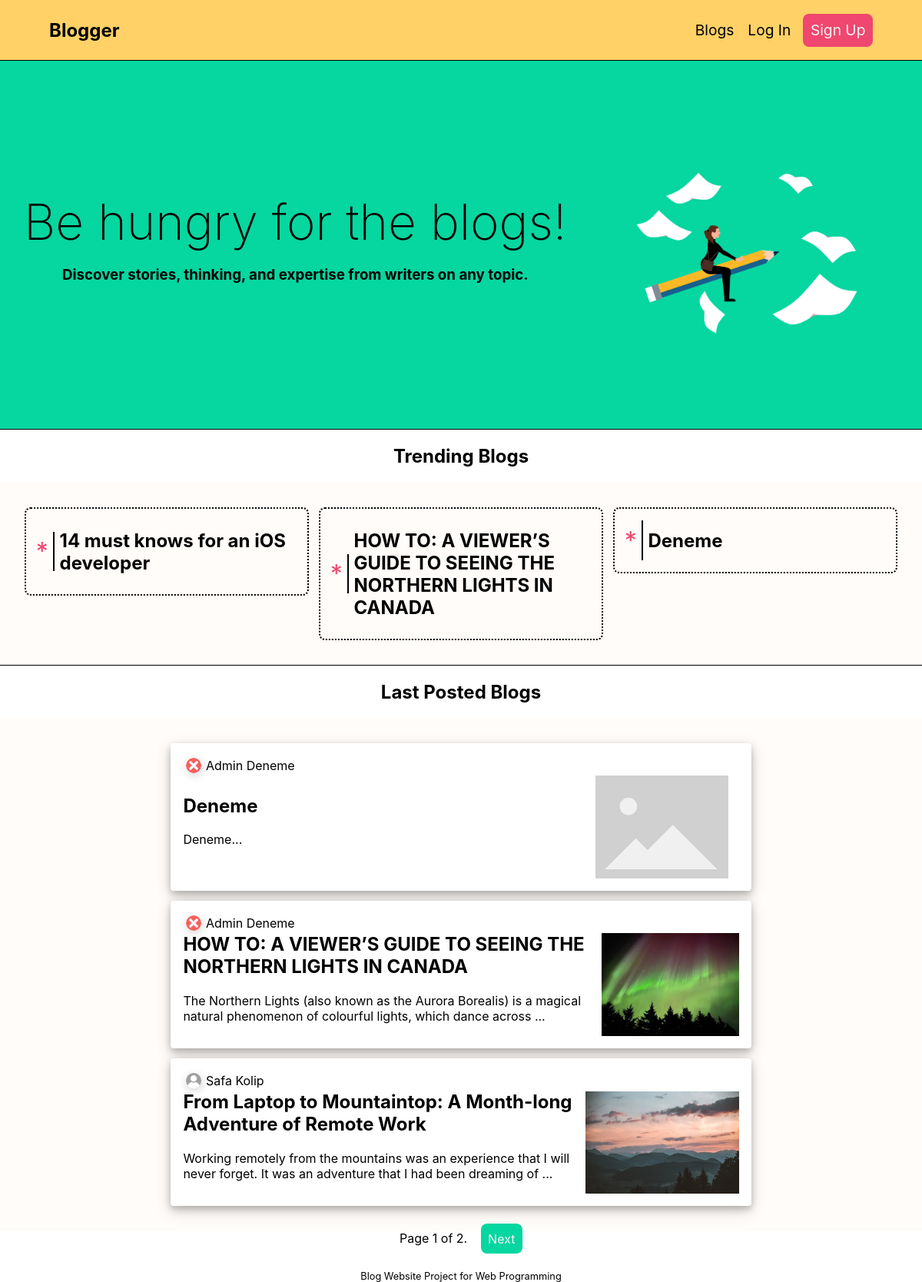
The app's page /, older data.
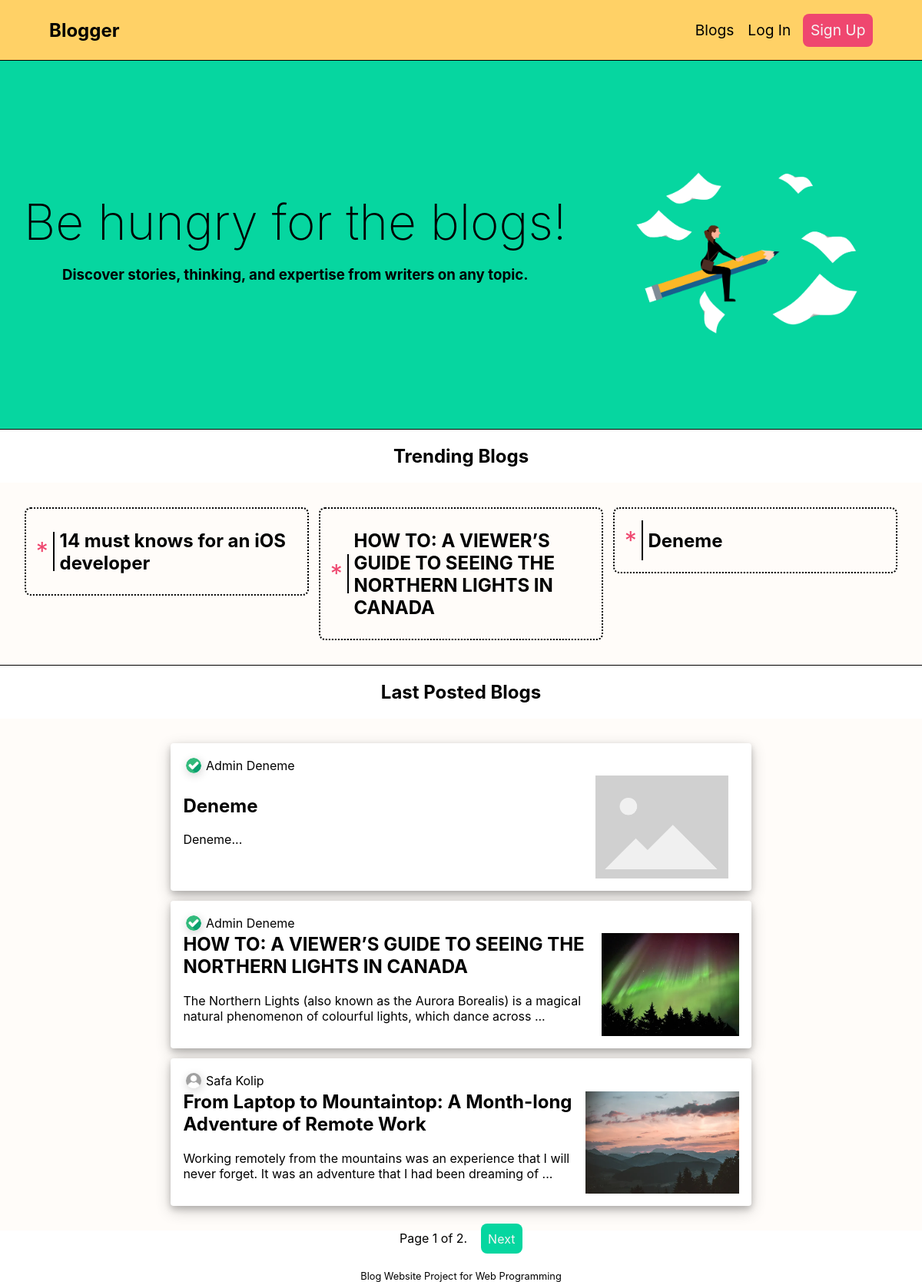
The same page, newer data.
### blog/models.py (models this page shows, shortened)
class Post(models.Model):
    class Status(models.TextChoices):
        DRAFT = 'DF', 'Draft'
        PUBLISHED = 'PB', 'Published'
    title = models.CharField(max_length=250)
    photo = models.ImageField(upload_to='blog_photos/%Y/%m/%d/',
                              blank=True)
    slug = models.SlugField(max_length=250,null=True,unique=True)
    author = models.ForeignKey(User,
                               on_delete=models.CASCADE,
                               blank=False
                               )
    body = models.TextField()
    publish = models.DateTimeField(default=timezone.now)
    created = models.DateTimeField(auto_now_add=True)
    updated = models.DateTimeField(auto_now=True)
    status = models.CharField(
        max_length=2, choices=Status.choices, default=Status.DRAFT)
    likes = models.ManyToManyField(User, blank=True, related_name="blog_posts")
    class Meta:
        ordering = ['-publish']
        indexes = [
            models.Index(fields=['-publish']),
        ]
    def get_absolute_url(self):
        return reverse("post_detail", kwargs={"slug": self.slug})

### user/models.py (models this page shows, shortened)
class Profile(models.Model):
    user = models.OneToOneField(settings.AUTH_USER_MODEL,
                                on_delete=models.CASCADE)
    about_me = models.CharField(max_length=256,default='Hi, I am using Blogger.')
    date_of_birth = models.DateField(blank=True, null=True)
    photo = models.ImageField(upload_to='users/%Y/%m/%d/',
                              blank=True)

### blog/views.py (the view)
# urls.py: path('', views.main, name='main'),
def main(request):
    trendingPosts = Post.objects.values('title', 'slug').annotate(
        likecount=Count('likes')).order_by('-likecount')[:3]
    posts = Post.objects.filter(status='PB')
    template = loader.get_template('main.html')
    page_num = request.GET.get('page', 1)
    paginator = Paginator(posts , 3)
    try:
        page_obj = paginator.page(page_num)
    except PageNotAnInteger:
        page_obj = paginator.page(1)
    except EmptyPage:
        page_obj = paginator.page(paginator.num_pages)
    context = {
        'page_obj': page_obj,
        'trendingPosts': trendingPosts,
    }
    return HttpResponse(template.render(context, request))

### blog/templates/main.html (shortened to what this page needs)
{% extends 'master.html' %} {% load static %} {% block head %}
<link rel="stylesheet" href="{% static 'main.css' %}" />
<link rel="stylesheet" href="{% static 'blog_box.css' %}" />
{% endblock %} {% block content %}
<section class="border-bt" id="hero">
  <div>
    <h2>Be hungry for the blogs!</h2>
    <h3>
      Discover stories, thinking, and expertise from writers on any topic.
    </h3>
  </div>
  <div style="position: relative">
    <img src="{% static 'home_img.png' %}" alt="" />
  </div>
</section>
<h2 style="text-align: center">Trending Blogs</h2>
<section class="border-bt" id="trendings">
    {% for x in trendingPosts %}
      <a href="blog/{{ x.slug }}">
        <div>
          <span>*</span>
          <h2>{{x.title}}</h2>
        </div>
      </a>
    {% endfor %}
</section>
<h2 style="text-align: center">Last Posted Blogs</h2>
<section id="last-posted">
  {% for x in page_obj %}
    {% include 'blog_box.html' with post=x %}
  {% endfor %}
</section>
<center>
  <span>
    <span>
      Page {{ page_obj.number }} of {{ page_obj.paginator.num_pages }}.
    </span>
    {% if page_obj.has_next %}
      <a class="paginate" href="?page={{ page_obj.next_page_number }}#last-posted">Next</a>
    {% endif %}
  </span>
</center>
<footer><span>Blog Website Project for Web Programming</span></footer>
{% endblock %}

### blog/templates/blog_box.html
{% load static %}
<div class="blog-box">
  <div class="blog-box-h">
    <a href="{% url 'profile-username' username=post.author.username %}">
    {% if post.author.profile.photo %}
      <img src="{{post.author.profile.photo.url }}" alt="Blog Photo" />
    {% else %}
      <img src="{% static 'avatar.jpg' %}" alt="Blog Photo" />
    {% endif %}
    </a>
    <span>{{ post.author.first_name}} {{ post.author.last_name }}</span>
  </div>
  <a href="{{ post.get_absolute_url }}">
  <div class="blog-box-b">
    <div>
      <h2>{{ post.title }}</h2>
      <p>{{ post.body|slice:":128" }}...</p>
    </div>
    {% if post.photo %}
      <img src="{{post.photo.url}}" alt="Blog Photo" />
    {% else %}
      <img src="{% static 'placeholder.png' %}" alt="Blog Photo" />
    {% endif %}
  </div>
</a>
</div>

Row changes from the older to the newer data that the page shows:
changed through a linked row, Post (number 1 of 3 on the later page): author.profile.photo: a different picture
changed through a linked row, Post "HOW TO: A VIEWER’S GUIDE TO SEEING THE NORTHERN LIGHTS IN CANADA": author.profile.photo: a different picture
